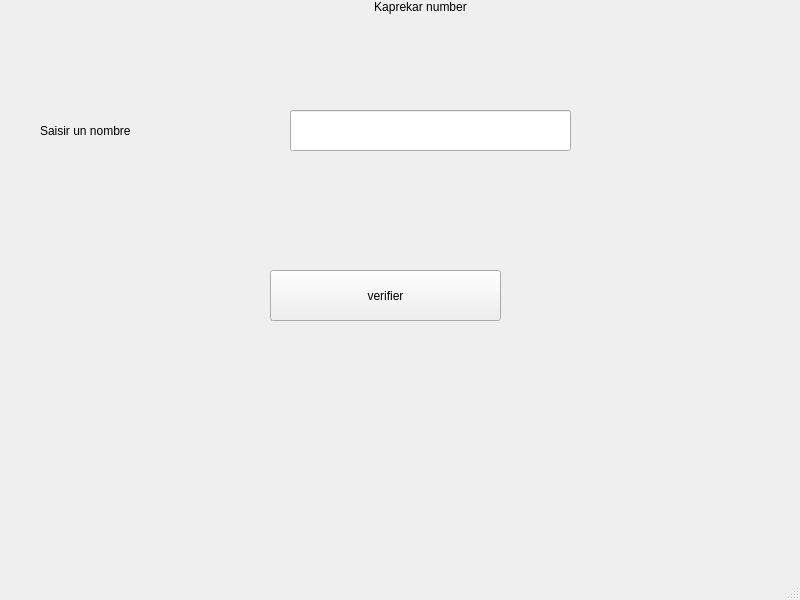
<?xml version="1.0" encoding="UTF-8"?>
<ui version="4.0">
 <class>MainWindow</class>
 <widget class="QMainWindow" name="MainWindow">
  <property name="geometry">
   <rect>
    <x>0</x>
    <y>0</y>
    <width>800</width>
    <height>600</height>
   </rect>
  </property>
  <property name="windowTitle">
   <string>MainWindow</string>
  </property>
  <widget class="QWidget" name="centralwidget">
   <widget class="QPushButton" name="bt1">
    <property name="geometry">
     <rect>
      <x>270</x>
      <y>270</y>
      <width>231</width>
      <height>51</height>
     </rect>
    </property>
    <property name="styleSheet">
     <string notr="true">font: 75 20pt &quot;MS Shell Dlg 2&quot;;</string>
    </property>
    <property name="text">
     <string>verifier</string>
    </property>
   </widget>
   <widget class="QLineEdit" name="n">
    <property name="geometry">
     <rect>
      <x>290</x>
      <y>110</y>
      <width>281</width>
      <height>41</height>
     </rect>
    </property>
    <property name="styleSheet">
     <string notr="true">font: 75 48pt &quot;MS Shell Dlg 2&quot;;</string>
    </property>
   </widget>
   <widget class="QLabel" name="label">
    <property name="geometry">
     <rect>
      <x>40</x>
      <y>110</y>
      <width>321</width>
      <height>41</height>
     </rect>
    </property>
    <property name="styleSheet">
     <string notr="true">font: 75 20pt &quot;MS Shell Dlg 2&quot;;</string>
    </property>
    <property name="text">
     <string>Saisir un nombre</string>
    </property>
   </widget>
   <widget class="QLabel" name="res">
    <property name="geometry">
     <rect>
      <x>110</x>
      <y>360</y>
      <width>571</width>
      <height>91</height>
     </rect>
    </property>
    <property name="styleSheet">
     <string notr="true">font: 75 48pt &quot;MS Shell Dlg 2&quot;;</string>
    </property>
    <property name="text">
     <string/>
    </property>
   </widget>
   <widget class="QLabel" name="label_2">
    <property name="geometry">
     <rect>
      <x>150</x>
      <y>0</y>
      <width>541</width>
      <height>81</height>
     </rect>
    </property>
    <property name="styleSheet">
     <string notr="true">font: 75 48pt &quot;MS Shell Dlg 2&quot;;</string>
    </property>
    <property name="text">
     <string>&lt;html&gt;&lt;head/&gt;&lt;body&gt;&lt;p align=&quot;center&quot;&gt;Kaprekar number&lt;/p&gt;&lt;p align=&quot;center&quot;&gt;&lt;br/&gt;&lt;/p&gt;&lt;p align=&quot;center&quot;&gt;&lt;br/&gt;&lt;/p&gt;&lt;/body&gt;&lt;/html&gt;</string>
    </property>
   </widget>
  </widget>
  <widget class="QMenuBar" name="menubar">
   <property name="geometry">
    <rect>
     <x>0</x>
     <y>0</y>
     <width>800</width>
     <height>21</height>
    </rect>
   </property>
  </widget>
  <widget class="QStatusBar" name="statusbar"/>
 </widget>
 <resources/>
 <connections/>
</ui>
